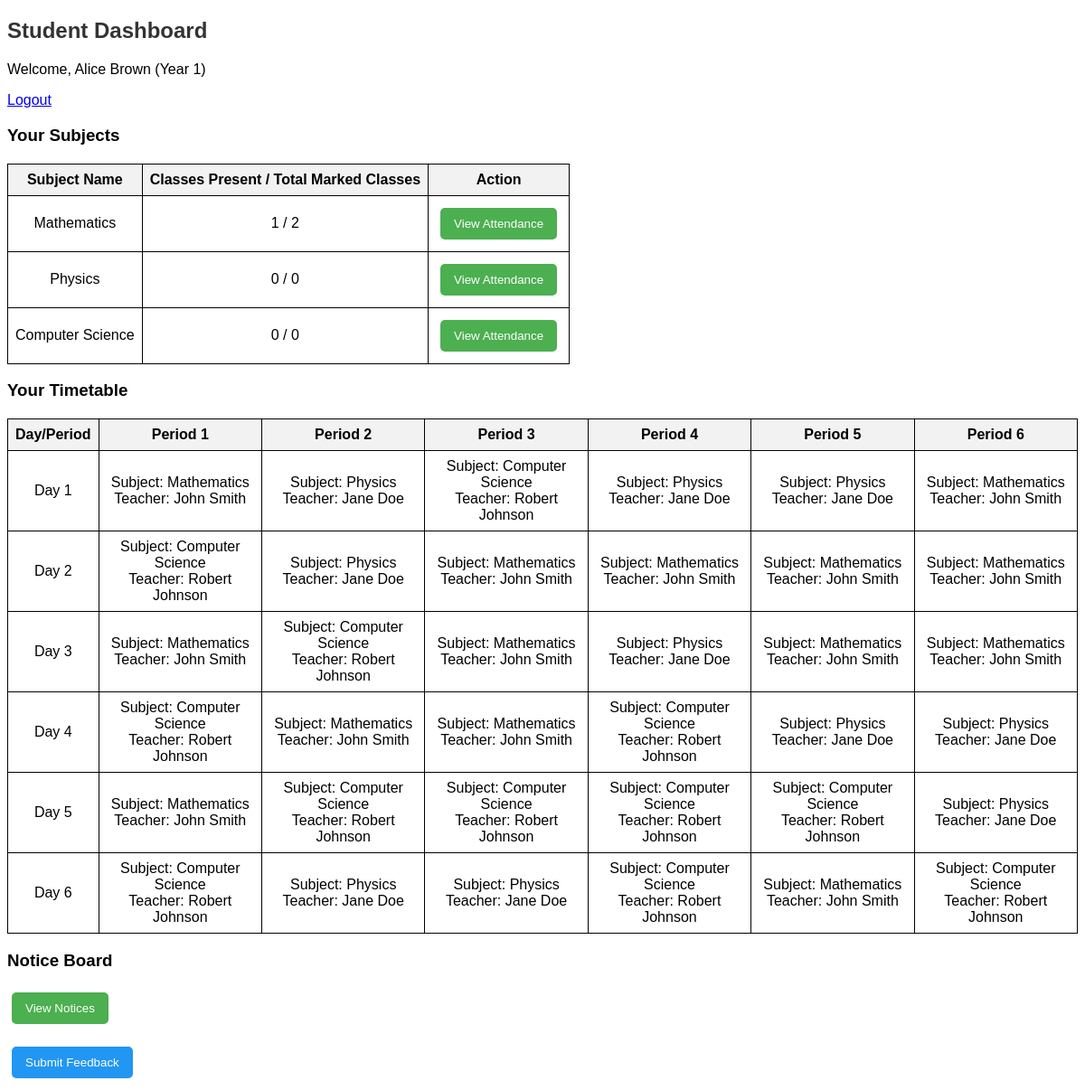
The app's page /dashboard/student (signed in) with its own data.
### models.py (models this page shows)
class Student(db.Model):
    student_id = db.Column(db.Integer, primary_key=True)
    student_name = db.Column(db.String(100), nullable=False)
    student_year = db.Column(db.Integer, nullable=False)
    student_user_id = db.Column(db.Integer, db.ForeignKey('user.user_id'), nullable=False)
    feedbacks = db.relationship('Feedback', backref='student', lazy=True, foreign_keys='Feedback.student_id')

class Subject(db.Model):
    subject_id = db.Column(db.Integer, primary_key=True)
    subject_name = db.Column(db.String(100), nullable=False)
    subject_year = db.Column(db.Integer, nullable=False)
    teacher_id = db.Column(db.Integer, db.ForeignKey('teacher.teacher_id'), nullable=False)

class Teacher(db.Model):
    teacher_id = db.Column(db.Integer, primary_key=True)
    teacher_name = db.Column(db.String(100), nullable=False)
    teacher_user_id = db.Column(db.Integer, db.ForeignKey('user.user_id'), nullable=False)
    subjects = db.relationship('Subject', backref='teacher', lazy=True)
    feedbacks = db.relationship('Feedback', backref='teacher', lazy=True, foreign_keys='Feedback.teacher_id')

### dashboard_service.py (the view)
@dashboard_service.route('/student')
def student_dashboard():
    if session.get('role') != 'student':
        return redirect(url_for('auth_service.home'))
    student = Student.query.filter_by(student_user_id=session.get('user_id')).first()
    subjects = Subject.query.filter_by(subject_year=student.student_year).all()
    attendance_summary = []
    for subject in subjects:
        total_marked_classes = Attendance.query.filter_by(
            student_id=student.student_id,
            subject_id=subject.subject_id
        ).count()
        present_classes = Attendance.query.filter_by(
            student_id=student.student_id,
            subject_id=subject.subject_id,
            status="Present"
        ).count()
        attendance_summary.append({
            "subject_name": subject.subject_name,
            "present_classes": present_classes,
            "total_marked_classes": total_marked_classes
        })
    timetable_data = get_student_timetable(student.student_year)
    recent_notices = Notice.query.order_by(Notice.timestamp.desc()).limit(5).all()
    feedback_responses = Feedback.query.filter_by(
        student_id=student.student_id,
        user_role='student'
    ).filter(Feedback.admin_response != None).order_by(Feedback.feedback_date.desc()).limit(3).all()
    return render_template(
        'student_dashboard.html',
        student=student,
        subjects=subjects,
        timetable=timetable_data,
        attendance_summary=attendance_summary,
        recent_notices=recent_notices,
        feedback_responses=feedback_responses
    )

### dashboard_service.py (called while the page is built)
def get_student_timetable(student_year):
    from models import db, Student, Subject, Teacher, Timetable
    timetable_entries = Timetable.query.filter_by(year=student_year).all()
    timetable_data = [[None for _ in range(6)] for _ in range(6)]
    for entry in timetable_entries:
        day = entry.day
        period = entry.period
        subject = Subject.query.get(entry.subject_id)
        teacher = Teacher.query.get(entry.teacher_id)
        timetable_data[day][period] = {
            "subject": subject.subject_name if subject else "N/A",
            "teacher": teacher.teacher_name if teacher else "N/A",
            "subject_id": subject.subject_id if subject else None
        }
    return timetable_data

### templates/student_dashboard.html (shortened to what this page needs)
<!DOCTYPE html>
<html>
<head>
</head>
<body>
    <h2>Student Dashboard</h2>
    <p>Welcome, {{ student.student_name }} (Year {{ student.student_year }})</p>
    <a href="/auth/logout">Logout</a>
    <h3>Your Subjects</h3>
    <table>
        <tr>
            <th>Subject Name</th>
            <th>Classes Present / Total Marked Classes</th>
            <th>Action</th>
        </tr>
        {% for summary in attendance_summary %}
            <tr>
                <td>{{ summary.subject_name }}</td>
                <td>{{ summary.present_classes }} / {{ summary.total_marked_classes }}</td>
                <td>
                    <a href="{{ url_for('attendance_service.student_view_attendance', subject_name=summary.subject_name) }}">
                        <button>View Attendance</button>
                    </a>
                </td>
            </tr>
        {% endfor %}
    </table>
    <h3>Your Timetable</h3>
    <table>
        <tr>
            <th>Day/Period</th>
            {% for period in range(1, 7) %}
                <th>Period {{ period }}</th>
            {% endfor %}
        </tr>
        {% for day_index in range(6) %}
            <tr>
                <td>Day {{ day_index + 1 }}</td>
                {% for period_index in range(6) %}
                    <td>
                        {% set slot = timetable[day_index][period_index] %}
                        {% if slot %}
                            Subject: {{ slot["subject"] }}<br>
                            Teacher: {{ slot["teacher"] }}
                        {% else %}
                            Free
                        {% endif %}
                    </td>
                {% endfor %}
            </tr>
        {% endfor %}
    </table>
    <h3>Notice Board</h3>
        <a href="{{ url_for('notice_service.view_notices') }}">
            <button>View Notices</button>
        </a>
    <div>
        <a href="{{ url_for('feedback_service.submit_feedback') }}">
            <button class="feedback-button">Submit Feedback</button>
        </a>
    </div>
</body>
</html>

### templates/student_dashboard.html (style rules this page uses)
body { font-family: Arial, sans-serif; }
h2 { color: #333; }
table, th, td { border: 1px solid black; border-collapse: collapse; padding: 8px; text-align: center; }
table { margin-top: 20px; }
th { background-color: #f2f2f2; }
button { margin: 5px; padding: 10px 15px; background-color: #4CAF50; color: white; border: none; cursor: pointer; border-radius: 5px; }
.feedback-button { background-color: #2196F3; margin-top: 20px; display: inline-block; }

### records on screen
Student: student_name "Alice Brown", student_year "1"
Subject: subject_name "Mathematics", present_classes "1", total_marked_classes "2", subject "Mathematics" "Mathematics" "Mathematics" "Mathematics" "Mathematics" "Mathematics" "Mathematics" "Mathematics" "Mathematics" "Mathematics" "Mathematics" "Mathematics" "Mathematics" "Mathematics"
Subject: subject_name "Physics", present_classes "0", total_marked_classes "0", subject "Physics" "Physics" "Physics" "Physics" "Physics" "Physics" "Physics" "Physics" "Physics" "Physics"
Subject: subject_name "Computer Science", present_classes "0", total_marked_classes "0", subject "Computer Science" "Computer Science" "Computer Science" "Computer Science" "Computer Science" "Computer Science" "Computer Science" "Computer Science" "Computer Science" "Computer Science" "Computer Science" "Computer Science"
Teacher: teacher "John Smith" "John Smith" "John Smith" "John Smith" "John Smith" "John Smith" "John Smith" "John Smith" "John Smith" "John Smith" "John Smith" "John Smith" "John Smith" "John Smith"
Teacher: teacher "Jane Doe" "Jane Doe" "Jane Doe" "Jane Doe" "Jane Doe" "Jane Doe" "Jane Doe" "Jane Doe" "Jane Doe" "Jane Doe"
Teacher: teacher "Robert Johnson" "Robert Johnson" "Robert Johnson" "Robert Johnson" "Robert Johnson" "Robert Johnson" "Robert Johnson" "Robert Johnson" "Robert Johnson" "Robert Johnson" "Robert Johnson" "Robert Johnson"

### other values on screen
{{ period }} "1" "2" "3" "4" "5" "6"
{{ day_index + 1 }} "1" "2" "3" "4" "5" "6"
